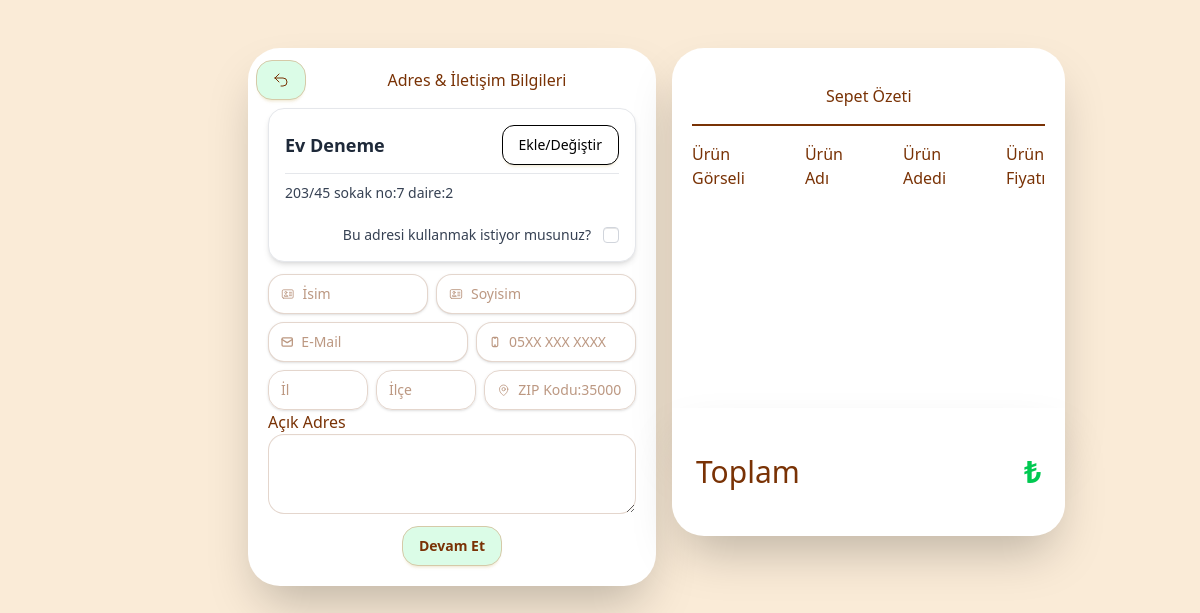
Page /buy_now/2/ (signed in) on the earlier database version.
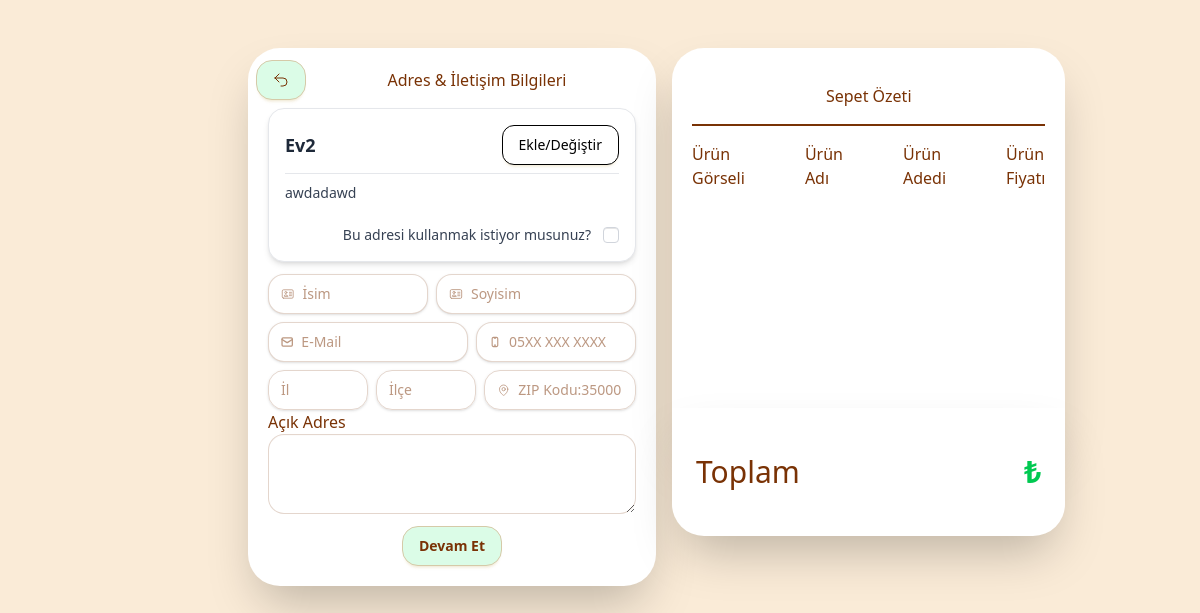
Same page on the later database version.
### intern_app/models.py (models this page shows, shortened)
class Address(models.Model):
    user = models.ForeignKey(PersonUser,on_delete=models.CASCADE,related_name='adres_user')
    address_title = models.CharField(max_length=255,default="Varsayılan Adres")
    name = models.CharField(max_length=255,null=False,verbose_name="İsim")
    surname = models.CharField(max_length=255,null=False,verbose_name="Soyisim")
    email = models.EmailField(validators=[EmailValidator()],null=False,verbose_name="E-Posta")
    telno = models.CharField(validators=[RegexValidator(regex=r'^\d{11}$')],max_length=11,null=False,verbose_name="Telefon Numarası")
    city = models.CharField(max_length=255,null=False,verbose_name="İl")
    town = models.CharField(max_length=255,null=False,verbose_name="İlçe")
    zipcode = models.CharField(validators=[RegexValidator(regex=r'\d{5}$')],max_length=5,null=False,verbose_name="Zip Kodu")
    open_address = models.CharField(max_length=300,null=False,verbose_name="Açık Adres")
    isDefault = models.BooleanField(default=False)

### intern_app/views.py (the view, shortened to what this page needs)
# urls.py: path('buy_now/<int:product_id>/', views.checkout_quick_buy, name='checkout_quick_buy'),
def checkout_quick_buy(request,product_id):
    product = Products.objects.get(id=product_id)
    user = request.user
    cart_items = CartItem.objects.filter(user=user, cart_name=product).first()
    quick_buy = CartItemQuickBuy.objects.filter(user=request.user, item_name=product).first()
    context = {
        "product":product,
        "cart_items":cart_items,
        "quick_buy":quick_buy
    }
    return render(request,"intern_app/checkout_quick_buy.html",context)

### intern_app/context_processors.py (called while the page is built)
def admin_links(request):
    models = []
    for model in apps.get_models():
        if admin.site.is_registered(model):
            app_label = model._meta.app_label
            model_name = model._meta.model_name
            verbose_name = model._meta.verbose_name_plural
            models.append({
                "app_label": app_label,
                "model_name": model_name,
                "verbose_name": verbose_name,
            })
    return {"admin_models": models}  # Global olarak admin_models kullanılabilir

def cart_items_processor(request):
    if request.user.is_authenticated:
        cart_items = CartItem.objects.filter(user=request.user)
        total_price = sum(item.cart_name.product_price *
                          item.cart_quantity for item in cart_items)
    else:
        cart_items = []
        total_price = 0
    return {'cart_items': cart_items, 'total_price': total_price}

### intern_app/models.py (called while the page is built)
    @staticmethod
    def get_main_categories():
        return Categories.objects.filter(parent_categories__isnull=True)

    def __str__(self):
        return self.card_title

    def last_four(self):
        return "**** **** **** " + self.card_no[-4:]

### intern_app/templates/intern_app/checkout_quick_buy.html (shortened to what the changed rows need)
{%load static tailwind_tags%}
{%load static%}
<html lang="en" data-theme="main">
<head>
  <link rel="stylesheet" href="{%static 'intern_app/css/checkout.css'%}">
  {% tailwind_css %}
</head>
<body>
  <div class="du-drawer du-drawer-end ">
    <div class="general-wrapper du-drawer-content relative flex  flex-col lg:flex-row gap-4 mx-10 lg:mx-40 p-6">
      <div class="du-drawer du-drawer-end">
        <div class="du-drawer-content relative flex  flex-col lg:flex-row gap-4 mx-10 p-6 ">
          <div id="iletisim" class="tab active tabShow  iletisim  justify-center shadow-2xl  relative bg-white w-full lg:w-2/3  rounded-4xl  ">
            <form method="POST" id="regForm" enctype="multipart/form-data">
              <div class="baslik pt-3  flex flex-row justify-between p-2 items-center">
              <div class="baslik-alt flex m-auto">
                <h2>Adres & İletişim Bilgileri</h2>
              </div>
            </div>
            <div class="iletisim-wrap transition-all duration-500  justify-center pt-0 p-5">
              <div class="kayitlilar grid grid-cols-1 w-full pb-3">
                <div class="kayitlilar-icerik bg-white rounded-2xl border border-gray-200 shadow-md transition-shadow duration-300 ease-in-out hover:shadow-lg">
                  <div class="kayitli-ana-icerik p-4">
                     <div id="wrapper">
                       <div class="title flex justify-between items-center border-b border-gray-200 pb-2 mb-2">
                         <h2 class="text-lg font-semibold text-gray-800">
                           {{adres_ilk.address_title}}
                         </h2>
                         <label for="my-drawer"
                           class="du-btn rounded-xl text-sm font-medium px-4 py-2 border border-black bg-white text-black hover:bg-gray-100 hover:shadow-[0_0_15px_4px_rgba(0,0,0,0.1)] transition-all duration-300 ease-in-out">
                           Ekle/Değiştir
                         </label>
                       </div>
                       <div class="aciklama text-gray-700 text-sm leading-relaxed">
                         {{adres_ilk.open_address}}
                       </div>
                     </div>
                  </div>
                </div>
              </div>
          </div>
          </div>
          <div class="sepet flex p-5  justify-center shadow-2xl relative h-100 bg-white w-full lg:w-2/3 rounded-4xl ">
              <div class="sepet-wrapper  z-10 no-scrollbar overflow-y-scroll flex-1">
                <div class="genel-baslik  text-center font-medium pb-4">
                  <div class="baslik  pt-4 pb-4">
                    <h1>Sepet Özeti</h1>
                  </div>
                </div>
              </div>
              <div class="toplam-wrap  absolute top-90 z-1 mx-4 mb-4 w-full bg-white  shadow-2xl rounded-b-4xl h-32 flex items-center justify-between px-6">
                <div class="toplam-label ">
                  <h1 class="text-3xl font-medium">Toplam</h1>
                </div>
                <div class="toplam-price">
                  <h1 class="text-3xl font-bold text-green-500 text-right">{{ quick_buy.item_total }}₺</h1>
                </div>
              </div>
          </div>
        </div>
      </div>
    </div>
  </div>
</body>
</html>

Differences in the rows shown:
no longer on this page (row edited): Address: address_title "Ev Deneme", open_address "203/45 sokak no:7 daire:2"
now on this page (row edited): Address: address_title "Ev2", open_address "awdadawd"
